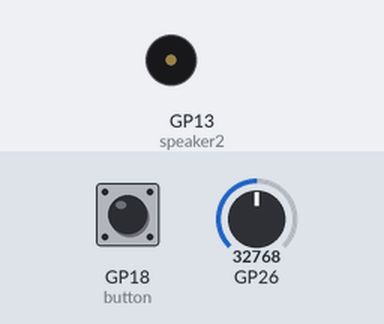
This program was run on a simulated Raspberry Pi Pico running MicroPython. Shown: buzzer (waves = sounding). Inputs (shaded band) come from the test bench; at power-on: GP26 = 32768, GP18 (button) HIGH (analog values on the 0–65535 scale).

Above: at 1.2 s.
1.3 s: GP26 set to 7864
At 4.7 s:
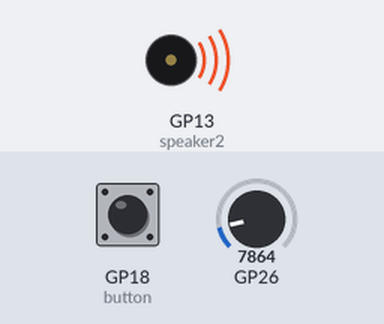
4.8 s: GP26 set to 0
Timing chart, 0 to 21.8 s (numbered marks = the images above; inputs shaded):
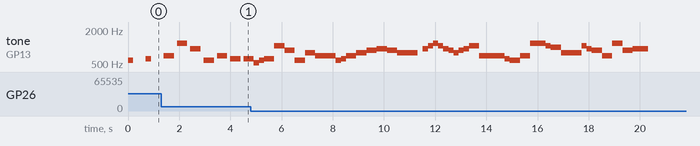

The program:

dj_desk.py
```python
from picozero import Speaker, Pot, Button
from time import sleep

speaker = Speaker(5)
speaker2 = Speaker(13)
button = Button(18)
dial = Pot(0)

BEAT = 0.4

liten_mus = [ ['d5', BEAT / 2], ['d#5', BEAT / 2], ['f5', BEAT], ['d6', BEAT], ['a#5', BEAT], ['d5', BEAT],
              ['f5', BEAT], ['d#5', BEAT], ['d#5', BEAT], ['c5', BEAT / 2],['d5', BEAT / 2], ['d#5', BEAT],
              ['c6', BEAT], ['a5', BEAT], ['d5', BEAT], ['g5', BEAT], ['f5', BEAT], ['f5', BEAT], ['d5', BEAT / 2],
              ['d#5', BEAT / 2], ['f5', BEAT], ['g5', BEAT], ['a5', BEAT], ['a#5', BEAT], ['a5', BEAT], ['g5', BEAT],
              ['g5', BEAT], ['', BEAT / 2], ['a#5', BEAT / 2], ['c6', BEAT / 2], ['d6', BEAT / 2], ['c6', BEAT / 2],
              ['a#5', BEAT / 2], ['a5', BEAT / 2], ['g5', BEAT / 2], ['a5', BEAT / 2], ['a#5', BEAT / 2], ['c6', BEAT],
              ['f5', BEAT], ['f5', BEAT], ['f5', BEAT / 2], ['d#5', BEAT / 2], ['d5', BEAT], ['f5', BEAT], ['d6', BEAT],
              ['d6', BEAT / 2], ['c6', BEAT / 2], ['b5', BEAT], ['g5', BEAT], ['g5', BEAT], ['c6', BEAT / 2],
              ['a#5', BEAT / 2], ['a5', BEAT], ['f5', BEAT], ['d6', BEAT], ['a5', BEAT], ['a#5', BEAT * 1.5] ]

def annoying_sound():
    speaker.play(523, 0.1)
    sleep(0.1)
    speaker.play(523, 0.4)

button.when_pressed = annoying_sound

try:
    for note in liten_mus:
        speaker.play(note)
        sleep(dial.value) # leave a gap between notes depending on potentiometer value
finally:
    speaker.off() # turns speaker off when code is stopped by user
    speaker2.off() # turns speaker2 off when code is stopped by user
```

Measured:
- by itself, tone on GP13 (speaker2): plays 523 Hz for 0.20 s, 587 Hz for 0.20 s, 622 Hz for 0.40 s, 1047 Hz for 0.40 s, 880 Hz for 0.40 s, 587 Hz for 0.40 s … (41 notes in this stretch)
